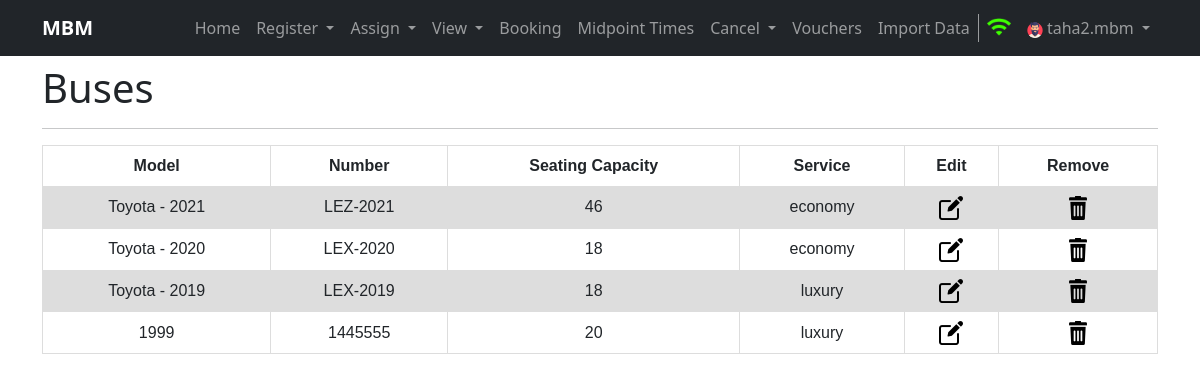
The page /viewbuses (signed in) on the database its author committed.
### home/models.py (models this page shows, shortened)
class Bus(models.Model):
    bus_number = models.CharField(max_length=30, unique=True)
    seating_capacity = models.IntegerField()
    service_type = models.CharField(max_length=100)
    bus_model = models.CharField(max_length=100)
    created = models.DateTimeField(auto_now_add=True, editable=False, null=False, blank=False)
    last_modified = models.DateTimeField(auto_now_add=True, editable=False, null=False, blank=False)
    class Meta:
        verbose_name_plural = 'Bus'

### home/views.py (the view, shortened to what this page needs)
# urls.py: path('viewbuses', views.viewbuses, name='viewbuses'),
def viewbuses(request, bus_id = None):
    if request.user.is_anonymous:
        return redirect('/login')
    Buses = None
    try:
        Buses = Bus.objects.all()
    except Exception as e:
        messages.warning(request, e)
    return render(request, 'buses.html', {'Buses': Buses})

### templates/buses.html (shortened to what this page needs)
{% extends 'base.html' %}
{% block username %}{{ request.user.username }}{% endblock username %}
{%block body%}
{% load static %}
<div class="container my-2">
  <h1>Buses</h1>
  <hr>
</div>
<div class="container">
    <table class="schedule Users">
        <tr>
          <th>Model</th>
          <th>Number</th>
          <th>Seating Capacity</th>
          <th>Service</th>
          <th>Edit</th>
          <th>Remove</th>
        </tr>
        {% for bus in Buses %}
        <tr class="tr">
          <td>{{bus.bus_model}}</td>
          <td>{{bus.bus_number}}</td>
          <td>{{bus.seating_capacity}}</td>
          <td>{{bus.service_type}}</td>
          <td><a href="{% url 'modifybus' bus_id=bus.id %}"><img src="{% static 'images/edit.png' %}"></a></td>
          <td><a href="{% url 'viewbuses' bus_id=bus.id %}"><img src="{% static 'images/remove.png' %}"></a></td>
        </tr>
        {% endfor %}
      </table>
</div>
{%endblock body%}

### static/css/style.css (style rules this page uses)
.schedule, .seats { font-family: arial, sans-serif; border-collapse: collapse; width: 100%; }
.schedule td, .bookings td, th { border: 1px solid #dddddd; text-align: center; padding: 8px; }
.schedule .tr:nth-child(even) { background-color: #dddddd; }
img { max-width: inherit; width: inherit; }

### rows shown on the page
Bus: bus_model "Toyota - 2021", bus_number "LEZ-2021", seating_capacity "46", service_type "economy"
Bus: bus_model "Toyota - 2020", bus_number "LEX-2020", seating_capacity "18", service_type "economy"
Bus: bus_model "Toyota - 2019", bus_number "LEX-2019", seating_capacity "18", service_type "luxury"
Bus: bus_model "1999", bus_number "1445555", seating_capacity "20", service_type "luxury"

### other values the page prints
{{ request.user.username }} "taha2.mbm"
